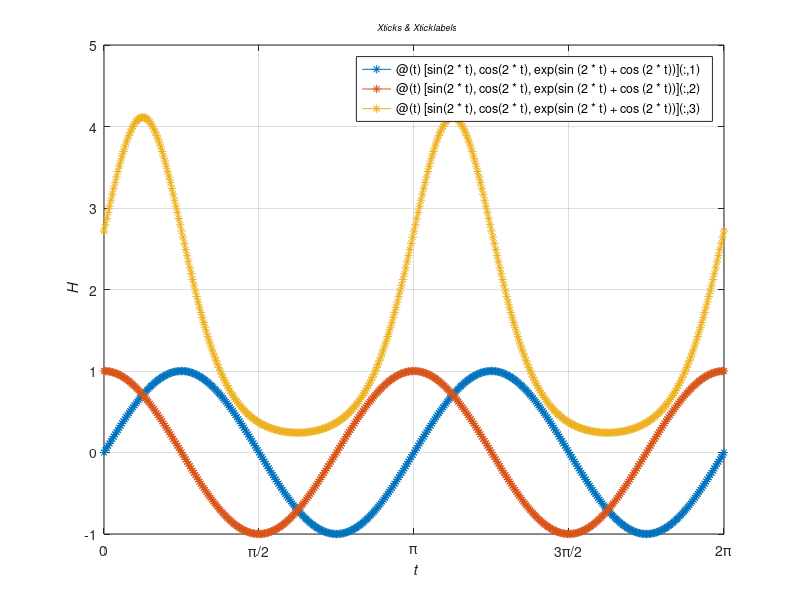

This chart was generated by the following MATLAB code:
%% plot_ex13.m to demonstrate Xticks and Xticklabels
H=@(t)([sin(2*t), cos(2*t), exp(sin(2*t)+cos(2*t))]);
fplot(H, [0, 2*pi], '-*')
xticks([0:pi/2:3*pi]); xticklabels({'0', '\pi/2', '\pi', '3\pi/2', '2\pi'});
xlabel('\it t'), ylabel('\it H'), 
title('\it \fontsize{9} Xticks & Xticklabels'), grid on
